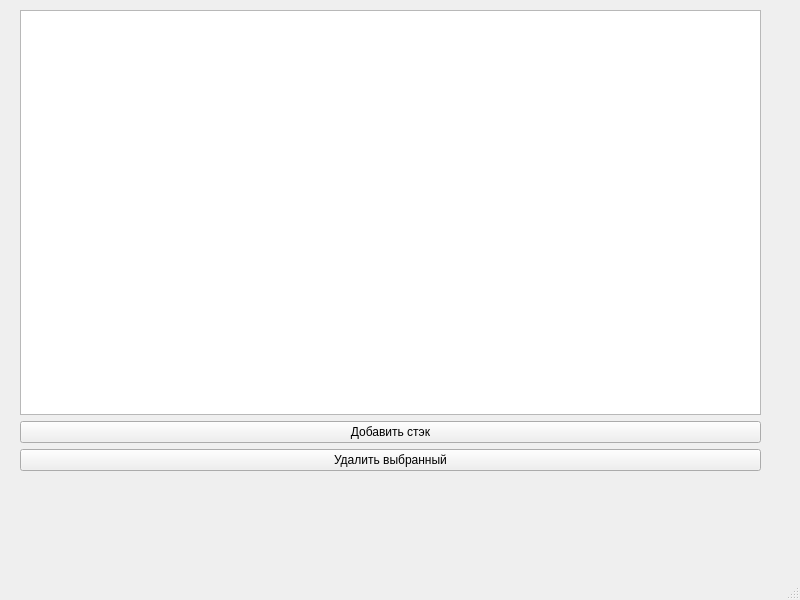
<?xml version="1.0" encoding="UTF-8"?>
<ui version="4.0">
 <class>MainWindow</class>
 <widget class="QMainWindow" name="MainWindow">
  <property name="geometry">
   <rect>
    <x>0</x>
    <y>0</y>
    <width>800</width>
    <height>600</height>
   </rect>
  </property>
  <property name="windowTitle">
   <string>MainWindow</string>
  </property>
  <widget class="QWidget" name="centralwidget">
   <widget class="QWidget" name="gridLayoutWidget">
    <property name="geometry">
     <rect>
      <x>20</x>
      <y>10</y>
      <width>741</width>
      <height>481</height>
     </rect>
    </property>
    <layout class="QGridLayout" name="gridLayout">
     <item row="0" column="0">
      <widget class="QListWidget" name="listWidget"/>
     </item>
     <item row="1" column="0">
      <layout class="QVBoxLayout" name="verticalLayout">
       <item>
        <widget class="QPushButton" name="pushButton">
         <property name="text">
          <string>Добавить стэк</string>
         </property>
        </widget>
       </item>
       <item>
        <widget class="QPushButton" name="pushButton_2">
         <property name="text">
          <string>Удалить выбранный</string>
         </property>
        </widget>
       </item>
       <item>
        <widget class="QLabel" name="label">
         <property name="text">
          <string/>
         </property>
        </widget>
       </item>
      </layout>
     </item>
    </layout>
   </widget>
  </widget>
  <widget class="QMenuBar" name="menubar">
   <property name="geometry">
    <rect>
     <x>0</x>
     <y>0</y>
     <width>800</width>
     <height>22</height>
    </rect>
   </property>
  </widget>
  <widget class="QStatusBar" name="statusbar"/>
 </widget>
 <resources/>
 <connections/>
</ui>
